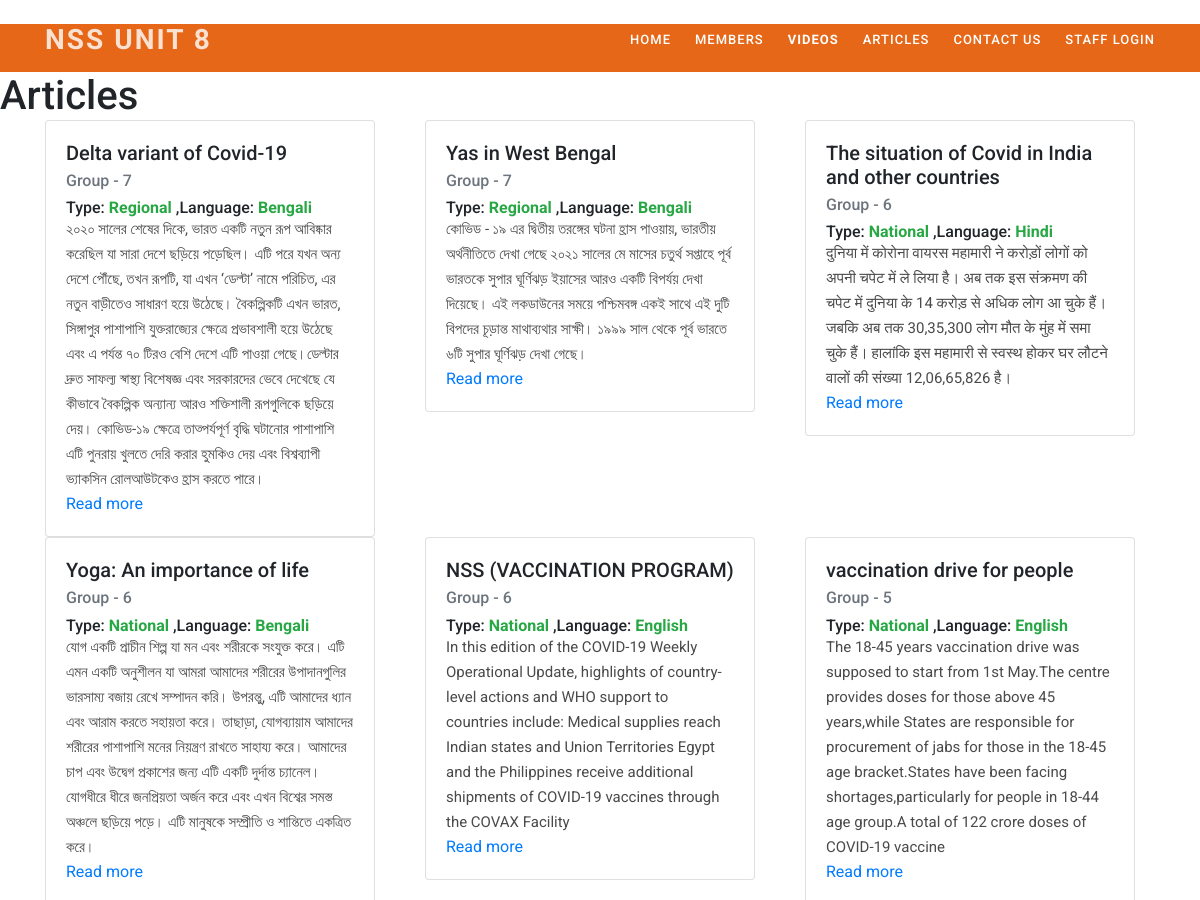
The page /articles/ (upper part) on the database as committed earlier.
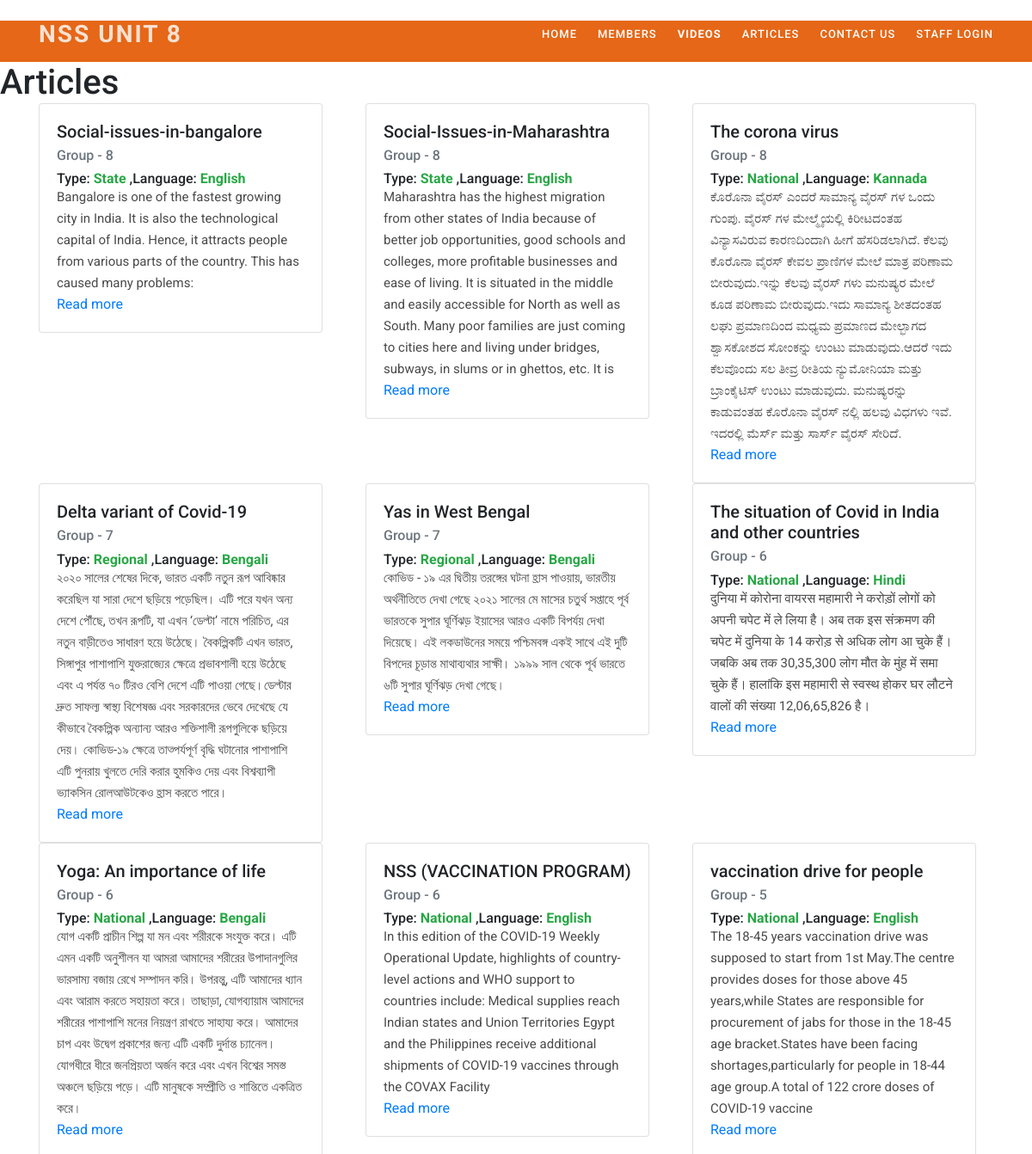
The same page on the database as committed later.
### posts/models.py (models this page shows, shortened)
class article(models.Model):
  title = models.CharField(max_length=200)
  Contributors = models.CharField(max_length=500)
  slug = AutoSlugField(populate_from='title')
  intro = models.TextField()
  TYPE_CHOICES = (
        ('State','State'),
        ('National','National'),
        ('Regional','Regional')
    )
  TEXT_LANG = (
        ('English', 'English'),
        ('Hindi','Hindi'),
        ('Bengali','Bengali'),
        ('Urdu','Urdu'),
        ('Kannada','Kannada'),
        ('Marathi','Marathi'),
        ('Odia','Odia'),
        ('Telgu','Telgu'),
        ('Tamil','Tamil')
    )
  Article_type = models.CharField(choices=TYPE_CHOICES,default='National',max_length=20)
  Language = models.CharField(choices=TEXT_LANG,default='English',max_length=20)
  photo = models.ImageField(upload_to='photos',blank=True, null=True)
  Link_to_Published_Doc = models.CharField(max_length=200)
  date_added = models.DateTimeField(auto_now_add=True)
  updated_at = models.DateTimeField(auto_now=True)
  class Meta:
    ordering = ['-date_added']

### posts/views.py (the view)
# urls.py: path('articles/',showarticles,name='Articles'),
def showarticles(request):
  objects = article.objects.all()
  return render(request,'articles.html',{'list':objects})

### templates/articles.html
{% extends 'base.html' %}
{% block content %}
  <div style="background-color:#E56717;">
    <br>
    <br>
  </div>
    <h1> Articles</h1>
    <div class="container">
      <div class="row row-cols-3">
        {% for object in list %}
          <div class="col">
          <div class="card" style="width: 330px;">
          <div class="card-body">
            <h5 class="card-title">{{object.title}}</h5>
            <h6 class="card-subtitle mb-2 text-muted">{{object.Contributors}}</h6>
            <h6>Type: <a style="color: #28a745;font-weight: bold;">{{ object.Article_type }} </a>,Language: <a style="color: #28a745;font-weight: bold;">{{ object.Language }}</a></h6>
            <p class="card-text"> {{object.intro}}</p>
            <a href="/posts/{{ object.slug }}" class="card-link">Read more</a>
          </div>
          </div>
          </div>
    {% endfor %}
    </div>
  </div>
{% endblock %}

### templates/base.html (shortened to what this page needs)
{% load static %}
<!DOCTYPE html>
<html lang="en">
  <head>
    <link rel="stylesheet" type="text/css" href="{% static 'css/bootstrap.min.css' %}">
    <link rel="stylesheet" type="text/css" href="{% static 'css/font-awesome.css' %}">
    <link rel="stylesheet" type="text/css" href="{% static 'css/templatemo-art-factory.css' %}">
    <link rel="stylesheet" type="text/css" href="{% static 'css/owl-carousel.css' %}">
    </head>
    <body>
    <header class="header-area header-sticky">
        <div class="container">
            <div class="row">
                <div class="col-12">
                    <nav class="main-nav">
                        <a href="#" class="logo">NSS Unit 8</a>
                        <ul class="nav">
                            <li><a href="/">Home</a></li>
                            <li><a href="/members">Members</a></li>
                            <li><a href="/videos"><b>Videos</b></a></li>
                            <li><a href="/articles">Articles</a></li>
                            <li class="scroll-to-section"><a href="/#contact">Contact Us</a></li>
                            <li ><a href="/admin">Staff Login</a></li>
                        </ul>
                    </nav>
                </div>
            </div>
        </div>
    </header>
    <br>
    {% block content %}
    {% endblock %}
  </body>
</html>

### static/css/templatemo-art-factory.css (style rules this page uses)
html, body, div, span, applet, object, iframe, h1, h2, h3, h4, h5, h6, p, blockquote, div pre, a, abbr, acronym, address, big, cite, code, del, dfn, em, font, img, ins, kbd, q, s, samp, small, strike, strong, sub, sup, tt, var, b, u, i, center, dl, dt, dd, ol, li, figure, header, nav, section, article, aside, footer, figcaption { margin: 0; padding: 0; border: 0; outline: 0; }
ul { display: block; list-style-type: none; margin-top: 1em; margin-bottom: 1 em; margin-left: 0; margin-right: 0; padding-left: 40px; }
header, nav, section, article, aside, footer, hgroup { display: block; }
* { box-sizing: border-box; }
html, body { font-family: "Roboto", sans-serif; font-weight: 400; background-color: #fff; font-size: 16px; -ms-text-size-adjust: 100%; -webkit-font-smoothing: antialiased; -moz-osx-font-smoothing: grayscale; }
a { text-decoration: none !important; }
h1, h2, h3, h4, h5, h6 { margin-top: 0px; margin-bottom: 0px; }
ul { margin-bottom: 0px; }
p { font-size: 15px; line-height: 25px; color: #4a4a4a; }
html, body { background: #fff; font-family: "Roboto", sans-serif; }
.header-area { position: absolute; top: 0px; left: 0px; right: 0px; z-index: 100; height: 100px; -webkit-transition: all 0.5s ease 0s; -moz-transition: all 0.5s ease 0s; -o-transition: all 0.5s ease 0s; transition: all 0.5s ease 0s; }
.header-area .main-nav { min-height: 80px; background-color: transparent; }
.header-area .main-nav .logo { line-height: 80px; color: rgba(255, 253, 252, 0.815); font-size: 28px; font-weight: 700; text-transform: uppercase; letter-spacing: 2px; float: left; -webkit-transition: all 0.3s ease 0s; -moz-transition: all 0.3s ease 0s; -o-transition: all 0.3s ease 0s; transition: all 0.3s ease 0s; }
.header-area .main-nav .nav { float: right; margin-top: 27px; margin-left: 20px; margin-right: 0px; -webkit-transition: all 0.3s ease 0s; -moz-transition: all 0.3s ease 0s; -o-transition: all 0.3s ease 0s; transition: all 0.3s ease 0s; position: relative; z-index: 999; }
.header-area .main-nav .nav li { padding-left: 20px; padding-right: 20px; }
.header-area .main-nav .nav li:last-child { padding-right: 0px; }
.header-area .main-nav .nav li a { display: block; font-weight: 500; font-size: 13px; color: #fff; text-transform: uppercase; -webkit-transition: all 0.3s ease 0s; -moz-transition: all 0.3s ease 0s; -o-transition: all 0.3s ease 0s; transition: all 0.3s ease 0s; height: 40px; line-height: 40px; border: transparent; letter-spacing: 1px; }
.header-area.header-sticky { min-height: 80px; }
.header-area.header-sticky .nav { margin-top: 20px !important; }
@media (max-width: 1200px) { .header-area .main-nav .nav li { padding-left: 12px; padding-right: 12px; } }
@media (max-width: 1200px) { .header-area .main-nav:before { display: none; } }
@media (min-width: 992px) { .header-area .main-nav .nav { display: flex !important; } }

Rows that differ between the two databases and show on the page:
added article: title "Social-issues-in-bangalore", Contributors "Group - 8", Article_type "State", Language "English", intro "Bangalore is one of the fastest growing city in India. It is also the technological capital of India. Hence, it attracts people from various parts of the country. This has caused many problems:"
added article: title "Social-Issues-in-Maharashtra", Contributors "Group - 8", Article_type "State", Language "English", intro "Maharashtra has the highest migration from other states of India because of better job opportunities, good schools and colleges, more profitable businesses and ease of living. It is situated in the middle and easily accessible for North as well as South. Many poor families are just coming to cities here and living under bridges, subways, in slums or in ghettos, etc. It is"
added article: title "The corona virus", Contributors "Group - 8", Article_type "National", Language "Kannada", intro "ಕೊರೊನಾ ವೈರಸ್ ಎಂದರೆ ಸಾಮಾನ್ಯ ವೈರಸ್ ಗಳ ಒಂದು ಗುಂಪು. ವೈರಸ್ ಗಳ ಮೇಲ್ಮೈಯಲ್ಲಿ ಕಿರೀಟದಂತಹ ವಿನ್ಯಾಸವಿರುವ ಕಾರಣದಿಂದಾಗಿ ಹೀಗೆ ಹೆಸರಿಡಲಾಗಿದೆ. ಕೆಲವು ಕೊರೊನಾ ವೈರಸ್ ಕೇವಲ ಪ್ರಾಣಿಗಳ ಮೇಲೆ ಮಾತ್ರ ಪರಿಣಾಮ ಬೀರುವುದು.ಇನ್ನು ಕೆಲವು ವೈರಸ್ ಗಳು ಮನುಷ್ಯರ ಮೇಲೆ ಕೂಡ ಪರಿಣಾಮ ಬೀರುವುದು.ಇದು ಸಾಮಾನ್ಯ ಶೀತದಂತಹ ಲಘು ಪ್ರಮಾಣದಿಂದ ಮಧ್ಯಮ ಪ್ರಮಾಣದ ಮೇಲ್ಭಾಗದ ಶ್ವಾಸಕೋಶದ ಸೋಂಕನ್ನು ಉಂಟು ಮಾಡುವುದು.ಆದರೆ ಇದು ಕೆಲವೊಂದು ಸಲ ತೀವ್ರ ರೀತಿಯ ನ್ಯುಮೋನಿಯಾ ಮತ್ತು ಬ್ರಾಂಕೈಟಿಸ್ ಉಂಟು ಮಾಡುವುದು. ಮನುಷ್ಯರನ್ನು ಕಾಡುವಂತಹ ಕೊರೊನಾ ವೈರಸ್ ನಲ್ಲಿ ಹಲವು ವಿಧಗಳು ಇವೆ. ಇದರಲ್ಲಿ ಮೆರ್ಸ್ ಮತ್ತು ಸಾರ್ಸ್ ವೈರಸ್ ಸೇರಿದೆ."
